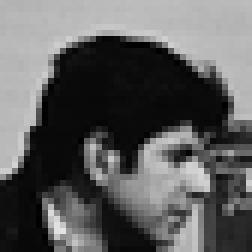
%> input picture images/crop_cameraman.pgm, 42 x 42 px, shrunk from 50 x 50 before the run (shown 6 times larger); the run also reads 2 pictures not shown here
$ octave TP5.m   (GNU Octave 9; MATLAB toolbox functions it lacks are replaced by stand-ins)
%> lines starting %> are read from the running program, lines starting %| are printed output that depends on the picture
### iptools/fzoom.m
function v = fzoom(u,z,order)
% Zoom an image by a factor z
%
% author: Lionel Moisan
%
% z is not necessarily an integer (default value: 2)
%
% available interpolations are:
%     order = 0           nearest neighbor (default)
%     order = 1           bilinear
%     order = -3          bicubic Keys
%     order = 3,5,7,9,11  spline with specified order
%
% v1.0 (11/2017): first version (LM)

  if nargin<3
    order = 0;
  end
  if nargin<2
    z = 2;
  end
  [ny,nx] = size(u);
  sx = floor(nx*z);
  sy = floor(ny*z);
  if order==0
    % nearest neighbor is a special case (symmetric interpolation grid)
    X = 1+(nx-1-(sx-1)/z)/2+(0:sx-1)/z; iX = sx-floor(sx-X+0.5);
    Y = 1+(ny-1-(sy-1)/z)/2+(0:sy-1)/z; iY = sy-floor(sy-Y+0.5);
    v = u(iY,iX);
  else
    X = (0:sx-1)/z; iX = floor(X); X = X-iX; iX = iX+1;
    Y = (0:sy-1)/z; iY = floor(Y); Y = Y-iY; iY = iY+1;
    if order==-3 % bicubic Keys interpolation
      n2 = 2;
      c = mat_coeff_keys(-1/2);
      order = 3;
    elseif any([1,3,5,7,9,11]==order) % spline interpolation
      n2 = (order+1)/2;
      c = mat_coeff_splinen(order);
      if order>1
	u = finvspline(u,order);
      end
    else
      error('Unrecognized interpolation order.')
    end
    n1 = 1-n2;
    % compute interpolation coefficients
    cx = c*( (ones(order+1,1)*X).^([0:order]'*ones(1,sx)) );
    cy = c*( (ones(order+1,1)*Y).^([0:order]'*ones(1,sy)) );
    % add (symmetrical) borders to avoid undefined coordinates
    u = [u(:,1-n1:-1:2),u,u(:,end-1:-1:end-n2)];
    u = [u(1-n1:-1:2,:);u;u(end-1:-1:end-n2,:)];
    v = zeros(sy,sx);
    for dx = n1:n2
      for dy = n1:n2
	v = v + (cy(n2+1-dy,:)'*cx(n2+1-dx,:)).*u(iY+dy-n1,iX+dx-n1);
      end
    end
  end


% coefficients of piecewise polynomial bicubic Keys function
function c = mat_coeff_keys(a)
  c = [0,0,a,-a;0,-a,2*a+3,-(a+2);1,0,-a-3,a+2;0,a,-2*a,a];
%endfunction

% coefficients of piecewise polynomial spline function with order n
function c = mat_coeff_splinen(n)
  c = zeros(n+1,n+1);
  a(1) = 1/prod(1:n);
  for k=1:n+1
    a(k+1) = -a(k)*(n+2-k)/k;
  end
  for k=0:n+1
    for p=0:n
      xp = prod((n-p+1:n)./(1:p))*k^(n-p);
      for i=k:n
	c(i+1,p+1) = c(i+1,p+1)+a(i-k+1)*xp;
      end
    end
  end
%endfunction

### iptools/finvspline.m
function out = finvspline(c,order)
% 2D inverse B-spline transform
%
% author: Lionel Moisan
%
% v1.0 (11/2017): initial version (LM)

  % initialize poles of associated z-filter
  switch order
    case 2
      z = [-0.17157288];  % sqrt(8)-3
    case 3
      z = [-0.26794919];  % sqrt(3)-2
    case 4
      z = [-0.361341,-0.0137254];
    case 5
      z = [-0.430575,-0.0430963];
    case 6
      z = [-0.488295,-0.0816793,-0.00141415];
    case 7
      z = [-0.53528,-0.122555,-0.00914869];
    case 8
      z = [-0.574687,-0.163035,-0.0236323,-0.000153821];
    case 9
      z = [-0.607997,-0.201751,-0.0432226,-0.00212131];
    case 10
      z = [-0.636551,-0.238183,-0.065727,-0.00752819,-0.0000169828];
    case 11
      z = [-0.661266,-0.27218,-0.0897596,-0.0166696,-0.000510558];
    otherwise
      error('finvspline: order should be in 2..11.');
  end
  out = invspline1D(invspline1D(c,z)',z)';


% 1D inverse z-Transform (on all lines) with poles z
function c = invspline1D(c,z)
  npoles = length(z);
  N = size(c,2);
  c = c*prod((1-z).*(1-1 ./z)); % normalization
  for k=1:npoles  % loop on poles
    % initialize causal filter, symmetric boundary conditions
    c(:,1) = c*[1,z(k).^[1:N-2]+z(k).^[2*N-3:-1:N],z(k)^(N-1)]'/(1-z(k)^(2*N-1));
    for n=2:N       % forward recursion
      c(:,n) = c(:,n)+z(k)*c(:,n-1);
    end
    % initialize anticausal filter, symmetric boundary conditions
    c(:,N) = (z(k)/(z(k)^2-1))*(z(k)*c(:,N-1)+c(:,N));
    for n=N-1:-1:1  % backwards recursion
      c(:,n) = z(k)*(c(:,n+1)-c(:,n));
    end
  end

### TP5/TP5.m
%% TP 5 : Imagerie sous-pixellique

% addpath('images/')
addpath('../images/')
addpath('../iptools/')

%% Crop cameraman
u_cam = double(imread('crop_cameraman.pgm'));
%> u_cam: size 42x42 double; min 0, max 228, mean 93.9; mean of the top-left, top-right, bottom-left and bottom-right quarters 111.6, 106.6, 60.4, 97
imshow(u_cam, []);
% visualisation de sa transformée de Fourier
figure(); imshow(log(1 + abs(fftshift(fft2(u_cam)))), []);

%% Crop bouc
u_bouc = double(imread('crop_bouc.pgm'));
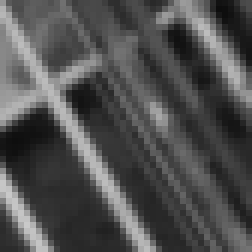
%> input picture images/crop_bouc.pgm, 42 x 42 px, shrunk from 50 x 50 before the run (shown 6 times larger)
%> u_bouc: size 42x42 double; min 13, max 201, mean 79.9; mean of the top-left, top-right, bottom-left and bottom-right quarters 100.1, 77.1, 74, 68.5
imshow(u_bouc, []);
% visualisation de sa transformée de Fourier
figure() ; imshow(log(1 + abs(fftshift(fft2(u_bouc)))), []);

%% Superposition des deux images : plus proche voisin et interpolation bicubique keys
v_bouc_1 = fzoom(u_bouc, 16, 0);
v_bouc_2 = fzoom(u_bouc, 16, -3);
%> call 2 of fzoom, with z = 16, order = -3
%> after the loop in fzoom (call 2), `for dx = n1:n2`:
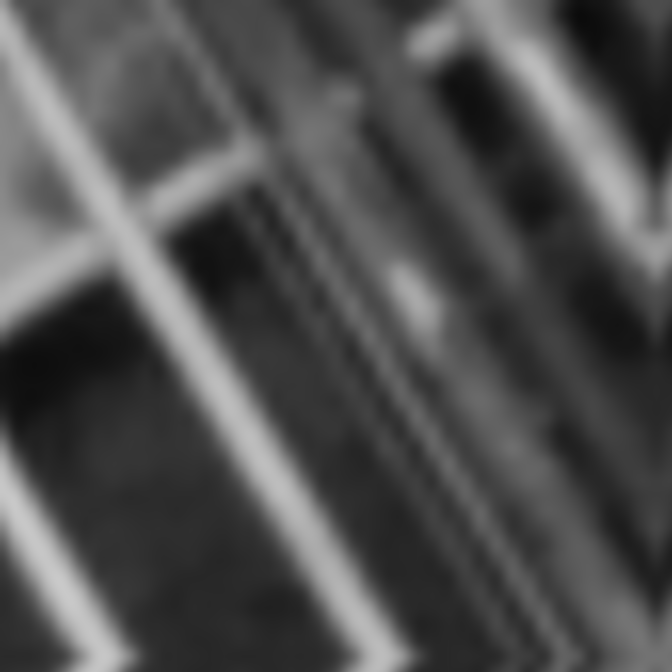
%> v: size 672x672 double; min 11.12, max 201.7, mean 79.4
imshow(v_bouc_1, []);
figure() ; imshow(v_bouc_2, []);

%% Visualisation de leur spectre en Fourier
imshow(log(1+abs(fftshift(fft2(v_bouc_1)))), []);
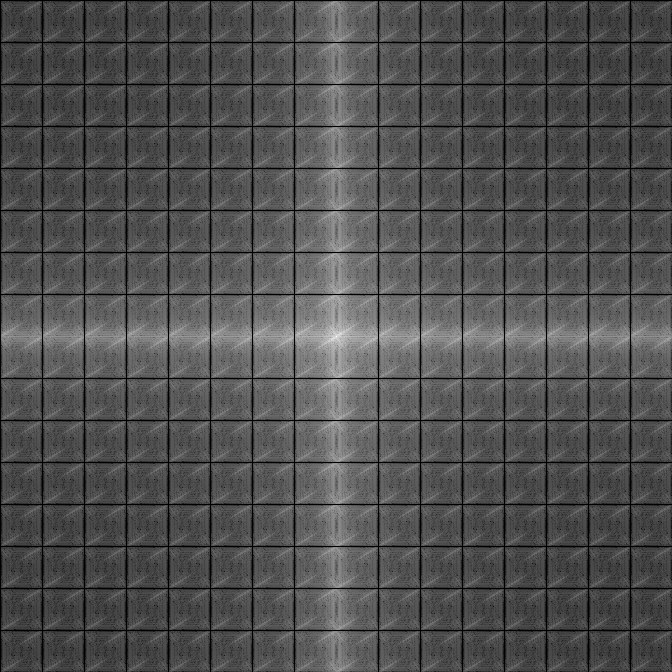
%> displayed picture: size 672x672, on the screen's scale of 0 to 255; min 0, max 255, mean 81
figure(); imshow(log(1+abs(fftshift(fft2(v_bouc_2)))), []);
%> after `imshow(log(1+abs(fftshift(fft2(v_bouc_2)))), [])`:
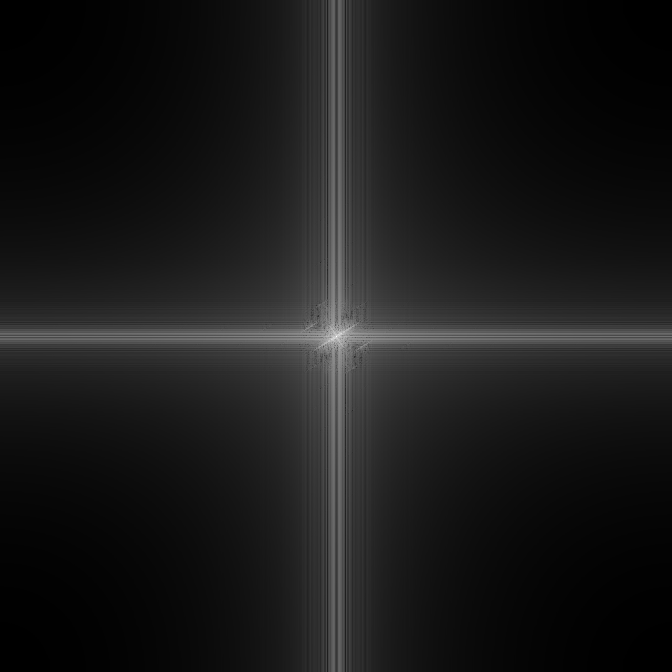
%> displayed picture: size 672x672, on the screen's scale of 0 to 255; min 0, max 255, mean 25.8

%% Superposition des deux images : plus proche voisin et linéaire
v_bouc_1 = fzoom(u_bouc, 16, 0);
v_bouc_2 = fzoom(u_bouc, 16, 1);
imshow(v_bouc_1, []);
figure() ; imshow(v_bouc_2, []);

%% Visualisation de leur spectre en Fourier
imshow(log(1+abs(fftshift(fft2(v_bouc_1)))), []);
figure(); imshow(log(1+abs(fftshift(fft2(v_bouc_2)))), []);

%% Superposition des deux images : linéaire et spline 3
v_bouc_1 = fzoom(u_bouc, 16, 1);
v_bouc_2 = fzoom(u_bouc, 16, 3);
imshow(v_bouc_1, []);
figure() ; imshow(v_bouc_2, []);

%% Visualisation de leur spectre en Fourier
imshow(log(1+abs(fftshift(fft2(v_bouc_1)))), []);
figure(); imshow(log(1+abs(fftshift(fft2(v_bouc_2)))), []);

%% Superposition des deux images : spline 3 et spline 5
v_bouc_1 = fzoom(u_bouc, 16, 3);
v_bouc_2 = fzoom(u_bouc, 16, 5);
imshow(v_bouc_1, []);
figure() ; imshow(v_bouc_2, []);

%% Visualisation de leur spectre en Fourier
% imshow(log(1+abs(fftshift(fft2(v_bouc_1)))), []);
% figure(); imshow(log(1+abs(fftshift(fft2(v_bouc_2)))), []);

imshow(log(1+abs(fftshift(fft2(v_bouc_2)))), []);
figure() ; imshow(log(1+abs(fftshift(fft2(v_bouc_1)))), []);

% [7 lines of commented-out code are left out]

%% Superposition des deux images : splines
v_bouc_3 = fzoom(u_bouc, 16, 3);
v_bouc_5 = fzoom(u_bouc, 16, 5);
v_bouc_7 = fzoom(u_bouc, 16, 7);
v_bouc_9 = fzoom(u_bouc, 16, 9);
%> after the loop in invspline1D (call 13), `for k=1:npoles`:
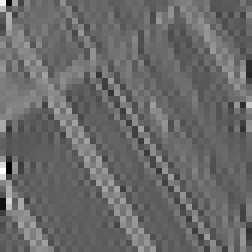
%> c: size 42x42 double (shown 6 times larger); min -321.1, max 646.9, mean 80.1; drawn with min black and max white
%> after the loop in invspline1D (call 14), `for k=1:npoles`:
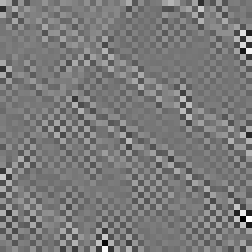
%> c: size 42x42 double (shown 6 times larger); min -1490.3, max 1792.5, mean 80.1; drawn with min black and max white
%> in fzoom (call 12), `u = [u(:,1-n1:-1:2),u,u(:,end-1:-1:end-n2)];`:
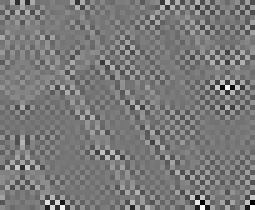
%> u: size 42x51 double (shown 5 times larger); min -1490.3, max 1792.5, mean 80.6; drawn with min black and max white
v_bouc_11 = fzoom(u_bouc, 16, 11);
imshow(v_bouc_3, []); title('3');
figure() ; imshow(v_bouc_5, []); title('5');
figure() ; imshow(v_bouc_7, []); title('7');
figure() ; imshow(v_bouc_9, []); title('9');
figure() ; imshow(v_bouc_11, []); title('11');

%% Superposition des spectres splines
imshow(v_bouc_3, []); title('3');
figure() ; imshow(log(1+abs(fftshift(fft2(v_bouc_3)))), []); title('5');
figure() ; imshow(log(1+abs(fftshift(fft2(v_bouc_5)))), []); title('7');
figure() ; imshow(log(1+abs(fftshift(fft2(v_bouc_7)))), []); title('9');
figure() ; imshow(log(1+abs(fftshift(fft2(v_bouc_9)))), []); title('11');

%% Partie avec le cameraman
%% Superposition des deux images : plus proche voisin et interpolation bicubique keys
v_came_1 = fzoom(u_cam, 16, 0);
v_came_2= fzoom(u_cam, 16, -3);
imshow(v_came_1, []);
figure() ; imshow(v_came_2, []);


%% Visualisation de leur spectre en Fourier
imshow(log(1+abs(fftshift(fft2(v_came_1)))), []);
figure(); imshow(log(1+abs(fftshift(fft2(v_came_2)))), []);

%% Superposition des deux images : plus proche voisin et linéaire
v_came_1 = fzoom(u_cam, 16, 0);
v_came_2 = fzoom(u_cam, 16, 1);
imshow(v_came_1, []);
figure() ; imshow(v_came_2, []);

%% Visualisation de leur spectre en Fourier
imshow(log(1+abs(fftshift(fft2(v_came_1)))), []);
figure(); imshow(log(1+abs(fftshift(fft2(v_came_2)))), []);

%% Superposition des deux images : linéaire et spline 3
v_came_1 = fzoom(u_cam, 16, 1);
v_came_2 = fzoom(u_cam, 16, 3);
imshow(v_came_1, []);
figure() ; imshow(v_came_2, []);

%% Visualisation de leur spectre en Fourier
imshow(log(1+abs(fftshift(fft2(v_came_1)))), []);
figure(); imshow(log(1+abs(fftshift(fft2(v_came_2)))), []);

%% Superposition des deux images : spline 3 et spline 5
v_came_1 = fzoom(u_cam, 16, 3);
v_came_2 = fzoom(u_cam, 16, 5);
imshow(v_came_1, []);
figure() ; imshow(v_came_2, []);

%% Superposition des deux images : splines
v_came_3 = fzoom(u_cam, 16, 3);
v_came_5 = fzoom(u_cam, 16, 5);
v_came_7 = fzoom(u_cam, 16, 7);
v_came_9 = fzoom(u_cam, 16, 9);
v_came_11 = fzoom(u_cam, 16, 11);
imshow(v_came_3, []); title('3');
figure() ; imshow(v_came_5, []); title('5');
figure() ; imshow(v_came_7, []); title('7');
figure() ; imshow(v_came_9, []); title('9');
figure() ; imshow(v_came_11, []); title('11');
%% Superposition des spectres splines
imshow(v_came_3, []); title('3');
figure() ; imshow(log(1+abs(fftshift(fft2(v_came_3)))), []); title('5');
figure() ; imshow(log(1+abs(fftshift(fft2(v_came_5)))), []); title('7');
figure() ; imshow(log(1+abs(fftshift(fft2(v_came_7)))), []); title('9');
figure() ; imshow(log(1+abs(fftshift(fft2(v_came_9)))), []); title('11');

%% Transformées de Fourier initiales
%% cameraman
cam = double(imread('cameraman.pgm'));
imshow(cam, []);
% visualisation de sa transformée de Fourier
figure(); imshow(log(1 + abs(fftshift(fft2(cam)))), []);

%% Crop bouc
bouc = double(imread('bouc.pgm'));
imshow(bouc, []);
% visualisation de sa transformée de Fourier
figure() ; imshow(log(1 + abs(fftshift(fft2(bouc)))), []);
